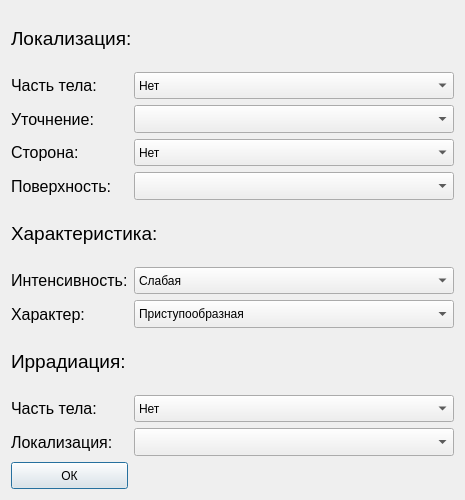
<?xml version="1.0" encoding="UTF-8"?>
<ui version="4.0">
 <class>PainLocalWindow</class>
 <widget class="QDialog" name="PainLocalWindow">
  <property name="geometry">
   <rect>
    <x>0</x>
    <y>0</y>
    <width>465</width>
    <height>500</height>
   </rect>
  </property>
  <property name="windowTitle">
   <string>Dialog</string>
  </property>
  <layout class="QGridLayout" name="gridLayout_2">
   <item row="0" column="0">
    <layout class="QGridLayout" name="gridLayoutMain" rowstretch="2,1,1,1,1,2,1,1,2,1,1,1" columnstretch="0,1" rowminimumheight="2,1,1,1,1,2,1,1,2,1,1,1" columnminimumwidth="0,1">
     <item row="6" column="0">
      <widget class="QLabel" name="labelIntensity">
       <property name="sizePolicy">
        <sizepolicy hsizetype="Expanding" vsizetype="Expanding">
         <horstretch>0</horstretch>
         <verstretch>0</verstretch>
        </sizepolicy>
       </property>
       <property name="font">
        <font>
         <pointsize>12</pointsize>
        </font>
       </property>
       <property name="text">
        <string>Интенсивность:</string>
       </property>
      </widget>
     </item>
     <item row="7" column="0">
      <widget class="QLabel" name="labelCharacter">
       <property name="sizePolicy">
        <sizepolicy hsizetype="Expanding" vsizetype="Expanding">
         <horstretch>0</horstretch>
         <verstretch>0</verstretch>
        </sizepolicy>
       </property>
       <property name="font">
        <font>
         <pointsize>12</pointsize>
        </font>
       </property>
       <property name="text">
        <string>Характер:</string>
       </property>
      </widget>
     </item>
     <item row="3" column="0">
      <widget class="QLabel" name="labelSide">
       <property name="sizePolicy">
        <sizepolicy hsizetype="Expanding" vsizetype="Expanding">
         <horstretch>0</horstretch>
         <verstretch>0</verstretch>
        </sizepolicy>
       </property>
       <property name="font">
        <font>
         <pointsize>12</pointsize>
        </font>
       </property>
       <property name="text">
        <string>Сторона:</string>
       </property>
      </widget>
     </item>
     <item row="10" column="0">
      <widget class="QLabel" name="labelLocaliztion">
       <property name="sizePolicy">
        <sizepolicy hsizetype="Expanding" vsizetype="Expanding">
         <horstretch>0</horstretch>
         <verstretch>0</verstretch>
        </sizepolicy>
       </property>
       <property name="font">
        <font>
         <pointsize>12</pointsize>
        </font>
       </property>
       <property name="text">
        <string>Локализация:</string>
       </property>
      </widget>
     </item>
     <item row="9" column="0">
      <widget class="QLabel" name="labelPartOfTheBodyIrradiation">
       <property name="sizePolicy">
        <sizepolicy hsizetype="Expanding" vsizetype="Expanding">
         <horstretch>0</horstretch>
         <verstretch>0</verstretch>
        </sizepolicy>
       </property>
       <property name="font">
        <font>
         <pointsize>12</pointsize>
        </font>
       </property>
       <property name="text">
        <string>Часть тела:</string>
       </property>
      </widget>
     </item>
     <item row="4" column="1">
      <widget class="QComboBox" name="comboBoxSurface">
       <property name="sizePolicy">
        <sizepolicy hsizetype="Expanding" vsizetype="Expanding">
         <horstretch>0</horstretch>
         <verstretch>0</verstretch>
        </sizepolicy>
       </property>
      </widget>
     </item>
     <item row="9" column="1">
      <widget class="QComboBox" name="comboBoxPartOfTheBodyIrradiation">
       <property name="sizePolicy">
        <sizepolicy hsizetype="Expanding" vsizetype="Expanding">
         <horstretch>0</horstretch>
         <verstretch>0</verstretch>
        </sizepolicy>
       </property>
       <item>
        <property name="text">
         <string>Нет</string>
        </property>
       </item>
       <item>
        <property name="text">
         <string>Спина</string>
        </property>
       </item>
       <item>
        <property name="text">
         <string>Тело</string>
        </property>
       </item>
       <item>
        <property name="text">
         <string>Рука</string>
        </property>
       </item>
       <item>
        <property name="text">
         <string>Нога</string>
        </property>
       </item>
       <item>
        <property name="text">
         <string>Голова</string>
        </property>
       </item>
      </widget>
     </item>
     <item row="2" column="0">
      <widget class="QLabel" name="labelClarification">
       <property name="sizePolicy">
        <sizepolicy hsizetype="Expanding" vsizetype="Expanding">
         <horstretch>0</horstretch>
         <verstretch>0</verstretch>
        </sizepolicy>
       </property>
       <property name="font">
        <font>
         <pointsize>12</pointsize>
        </font>
       </property>
       <property name="text">
        <string>Уточнение:</string>
       </property>
      </widget>
     </item>
     <item row="7" column="1">
      <widget class="QComboBox" name="comboBoxCharacter">
       <property name="sizePolicy">
        <sizepolicy hsizetype="Expanding" vsizetype="Expanding">
         <horstretch>0</horstretch>
         <verstretch>0</verstretch>
        </sizepolicy>
       </property>
       <item>
        <property name="text">
         <string>Приступообразная</string>
        </property>
       </item>
       <item>
        <property name="text">
         <string>Острая</string>
        </property>
       </item>
       <item>
        <property name="text">
         <string>Пароксимальная</string>
        </property>
       </item>
       <item>
        <property name="text">
         <string>Пульсирующая</string>
        </property>
       </item>
       <item>
        <property name="text">
         <string>Тупая</string>
        </property>
       </item>
       <item>
        <property name="text">
         <string>Колючая</string>
        </property>
       </item>
       <item>
        <property name="text">
         <string>Режущая</string>
        </property>
       </item>
       <item>
        <property name="text">
         <string>Стреляющая</string>
        </property>
       </item>
       <item>
        <property name="text">
         <string>Давящая</string>
        </property>
       </item>
       <item>
        <property name="text">
         <string>Сжимающая</string>
        </property>
       </item>
       <item>
        <property name="text">
         <string>Рвущая</string>
        </property>
       </item>
       <item>
        <property name="text">
         <string>Дергающая</string>
        </property>
       </item>
       <item>
        <property name="text">
         <string>Сверлящая</string>
        </property>
       </item>
       <item>
        <property name="text">
         <string>Жгучая</string>
        </property>
       </item>
       <item>
        <property name="text">
         <string>Фантомная</string>
        </property>
       </item>
       <item>
        <property name="text">
         <string>Реактивная</string>
        </property>
       </item>
      </widget>
     </item>
     <item row="2" column="1">
      <widget class="QComboBox" name="comboBoxClarification">
       <property name="sizePolicy">
        <sizepolicy hsizetype="Expanding" vsizetype="Expanding">
         <horstretch>0</horstretch>
         <verstretch>0</verstretch>
        </sizepolicy>
       </property>
      </widget>
     </item>
     <item row="10" column="1">
      <widget class="QComboBox" name="comboBoxLocaliztion">
       <property name="sizePolicy">
        <sizepolicy hsizetype="Expanding" vsizetype="Expanding">
         <horstretch>0</horstretch>
         <verstretch>0</verstretch>
        </sizepolicy>
       </property>
      </widget>
     </item>
     <item row="1" column="1">
      <widget class="QComboBox" name="comboBoxPartOfTheBodyLocalization">
       <property name="sizePolicy">
        <sizepolicy hsizetype="Expanding" vsizetype="Expanding">
         <horstretch>0</horstretch>
         <verstretch>0</verstretch>
        </sizepolicy>
       </property>
       <item>
        <property name="text">
         <string>Нет</string>
        </property>
       </item>
       <item>
        <property name="text">
         <string>Спина</string>
        </property>
       </item>
       <item>
        <property name="text">
         <string>Тело</string>
        </property>
       </item>
       <item>
        <property name="text">
         <string>Рука</string>
        </property>
       </item>
       <item>
        <property name="text">
         <string>Нога</string>
        </property>
       </item>
       <item>
        <property name="text">
         <string>Голова</string>
        </property>
       </item>
      </widget>
     </item>
     <item row="1" column="0">
      <widget class="QLabel" name="labelPartOfTheBodyLocalization">
       <property name="sizePolicy">
        <sizepolicy hsizetype="Expanding" vsizetype="Expanding">
         <horstretch>0</horstretch>
         <verstretch>0</verstretch>
        </sizepolicy>
       </property>
       <property name="font">
        <font>
         <pointsize>12</pointsize>
        </font>
       </property>
       <property name="text">
        <string>Часть тела:</string>
       </property>
      </widget>
     </item>
     <item row="3" column="1">
      <widget class="QComboBox" name="comboBoxSide">
       <property name="sizePolicy">
        <sizepolicy hsizetype="Expanding" vsizetype="Expanding">
         <horstretch>0</horstretch>
         <verstretch>0</verstretch>
        </sizepolicy>
       </property>
       <item>
        <property name="text">
         <string>Нет</string>
        </property>
       </item>
       <item>
        <property name="text">
         <string>Левая</string>
        </property>
       </item>
       <item>
        <property name="text">
         <string>Правая</string>
        </property>
       </item>
       <item>
        <property name="text">
         <string>И левая и правая</string>
        </property>
       </item>
      </widget>
     </item>
     <item row="6" column="1">
      <widget class="QComboBox" name="comboBoxIntensity">
       <property name="sizePolicy">
        <sizepolicy hsizetype="Expanding" vsizetype="Expanding">
         <horstretch>0</horstretch>
         <verstretch>0</verstretch>
        </sizepolicy>
       </property>
       <item>
        <property name="text">
         <string>Слабая</string>
        </property>
       </item>
       <item>
        <property name="text">
         <string>Средняя</string>
        </property>
       </item>
       <item>
        <property name="text">
         <string>Сильная</string>
        </property>
       </item>
       <item>
        <property name="text">
         <string>Невыносимая</string>
        </property>
       </item>
      </widget>
     </item>
     <item row="4" column="0">
      <widget class="QLabel" name="labelSurface">
       <property name="sizePolicy">
        <sizepolicy hsizetype="Expanding" vsizetype="Expanding">
         <horstretch>0</horstretch>
         <verstretch>0</verstretch>
        </sizepolicy>
       </property>
       <property name="font">
        <font>
         <pointsize>12</pointsize>
        </font>
       </property>
       <property name="text">
        <string>Поверхность:</string>
       </property>
      </widget>
     </item>
     <item row="8" column="0" colspan="2">
      <widget class="QLabel" name="labelIrradiation">
       <property name="sizePolicy">
        <sizepolicy hsizetype="Expanding" vsizetype="Expanding">
         <horstretch>0</horstretch>
         <verstretch>0</verstretch>
        </sizepolicy>
       </property>
       <property name="font">
        <font>
         <pointsize>14</pointsize>
        </font>
       </property>
       <property name="text">
        <string>Иррадиация:</string>
       </property>
      </widget>
     </item>
     <item row="5" column="0" colspan="2">
      <widget class="QLabel" name="labelCharacteristic">
       <property name="sizePolicy">
        <sizepolicy hsizetype="Expanding" vsizetype="Expanding">
         <horstretch>0</horstretch>
         <verstretch>0</verstretch>
        </sizepolicy>
       </property>
       <property name="font">
        <font>
         <pointsize>14</pointsize>
        </font>
       </property>
       <property name="text">
        <string>Характеристика:</string>
       </property>
      </widget>
     </item>
     <item row="0" column="0" colspan="2">
      <widget class="QLabel" name="labelLocalizationTitle">
       <property name="sizePolicy">
        <sizepolicy hsizetype="Expanding" vsizetype="Expanding">
         <horstretch>0</horstretch>
         <verstretch>0</verstretch>
        </sizepolicy>
       </property>
       <property name="font">
        <font>
         <pointsize>14</pointsize>
        </font>
       </property>
       <property name="text">
        <string>Локализация:</string>
       </property>
      </widget>
     </item>
     <item row="11" column="0">
      <widget class="QPushButton" name="pushOk">
       <property name="sizePolicy">
        <sizepolicy hsizetype="Expanding" vsizetype="Expanding">
         <horstretch>0</horstretch>
         <verstretch>0</verstretch>
        </sizepolicy>
       </property>
       <property name="text">
        <string>ОК</string>
       </property>
      </widget>
     </item>
     <item row="11" column="1">
      <spacer name="horizontalSpacerBottom">
       <property name="orientation">
        <enum>Qt::Horizontal</enum>
       </property>
       <property name="sizeHint" stdset="0">
        <size>
         <width>40</width>
         <height>20</height>
        </size>
       </property>
      </spacer>
     </item>
    </layout>
   </item>
  </layout>
 </widget>
 <resources/>
 <connections/>
</ui>
